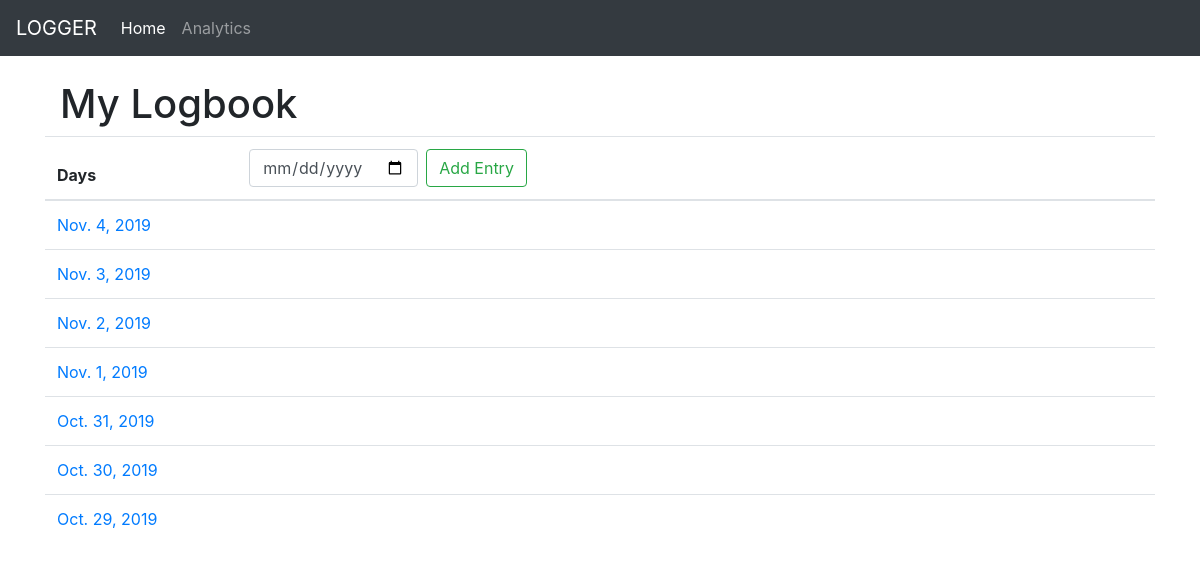
The page / on the database its author committed.
### logbook/models.py (models this page shows)
class Day(models.Model):
    entryDate = models.DateField('Date of Day')

### logbook/views.py (the view)
# urls.py: path('', views.logbookView, name='home'),
def logbookView(request):
    if request.method == 'POST':
        print(request.POST)
        form = DayForm(request.POST)
        print(form)
        if form.is_valid():
            formDate = request.POST.get('entryDate')
            entry = Day.objects.filter(entryDate = formDate)
            if entry.exists():
                messages.error(request, ('Error: Day already exists.'))
                all_days = Day.objects.order_by("id").all()
                return render(request, 'logbook/logbook-view.html', {'all_days': all_days})
            else:
                form.save()
                all_days = Day.objects.order_by("-entryDate").all()
                messages.success(request, ('Day has been added.'))
                return render(request, 'logbook/logbook-view.html', {'all_days': all_days})
        else:
            all_days = Day.objects.order_by("-entryDate").all()
            messages.error(request, ('Error: No date added.'))
            return render(request, 'logbook/logbook-view.html', {'all_days': all_days})
    else:
        all_days = Day.objects.order_by("-entryDate").all()
        return render(request, 'logbook/logbook-view.html', {'all_days': all_days})

### logbook/templates/logbook/logbook-view.html (shortened to what this page needs)
{% extends 'logbook/base.html' %}
{% block content %}
    <div class='container'>
        <h1>
            My Logbook
        </h1>
    </div>
    <table class='table'>
        <thead>
            <tr>
                <th>Days</th>
                <th class="text-right">
                        <form class="form-inline my-2 my-lg-0" method="POST">
                                <input class="form-control mr-sm-2" type="date" placeholder="Add Entry" name="entryDate">
                                <button class="btn btn-outline-success my-2 my-sm-0" type="submit">Add Entry</button>
                        </form>
                </th>
            </tr>
        </thead>
    <tbody>
    {% if all_days %}
            {% for day in all_days %}
                <tr><td colspan="2"><left><a href="{% url 'logbook:day-view' day.id %}">{{ day.entryDate }}</a></left></td></tr>
            {% endfor %}
    {% else %}
        <tr><td class="text-center" colspan="2">No entries are available. Add an entry!</td></tr>
    {% endif %}
    </tbody>
    </table>
{% endblock %}

### rows shown on the page
Day: entryDate "Nov. 4, 2019"
Day: entryDate "Nov. 3, 2019"
Day: entryDate "Nov. 2, 2019"
Day: entryDate "Nov. 1, 2019"
Day: entryDate "Oct. 31, 2019"
Day: entryDate "Oct. 30, 2019"
Day: entryDate "Oct. 29, 2019"
